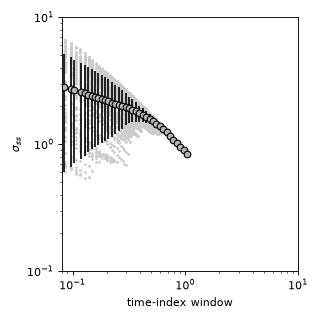

This chart was generated by the following Python code:
# do the computation
sigmas, etas = spl.strat.compute_compensation(
    strike_section_stratal_surfaces, clip_ends=20
)

# pack the computed results into a long table
df = pd.DataFrame(np.vstack((sigmas, etas)).T)
df.columns = ["sigma", "eta"]


# make a plot
groups = df.groupby(pd.cut(df["eta"], np.logspace(-2, 1, num=100)))
midpt = [(a.left + a.right) / 2 for a in groups.mean().index]
mean_pts_kw = dict(
    mec="0.0", ls="none", mfc="0.7", marker="o", alpha=1, ms=6, ecolor="k"
)

fig, ax = plt.subplots(figsize=(4, 4))
ax.plot(df["eta"], df["sigma"], marker=".", color="0.8", markersize=3, ls="none")
ax.errorbar(midpt, groups.mean()["sigma"], groups.std()["sigma"], **mean_pts_kw)
ax.set_xscale("log")
ax.set_yscale("log")
ax.set_xlim(8e-2, 1e1)
ax.set_ylim(1e-1, 1e1)
ax.set_ylabel("$\\sigma_{ss}$")
ax.set_xlabel("time-index window")
plt.tight_layout()
plt.show()
